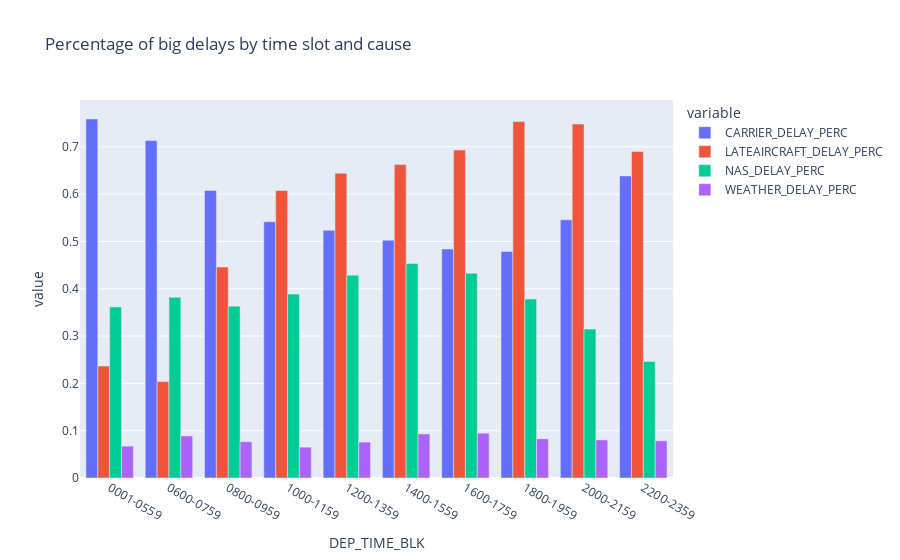

Write notebook code for a chart like this one.
### Code cell
time_la_delay = df.groupby(['DEP_TIME_BLK','SIZE_DELAY']) \
        .LATE_AIRCRAFT_DELAY.value_counts(normalize=True).rename('LATEAIRCRAFT_DELAY_PERC') \
        .reset_index() \
        .query("LATE_AIRCRAFT_DELAY == 1").drop(columns='LATE_AIRCRAFT_DELAY') \
        .query("SIZE_DELAY == 'BIG_DELAY'")

time_carrier_delay = df.groupby(['DEP_TIME_BLK','SIZE_DELAY']) \
        .CARRIER_DELAY.value_counts(normalize=True).rename('CARRIER_DELAY_PERC') \
        .reset_index() \
        .query("CARRIER_DELAY == 1").drop(columns='CARRIER_DELAY') \
        .query("SIZE_DELAY == 'BIG_DELAY'")

time_nas_delay = df.groupby(['DEP_TIME_BLK','SIZE_DELAY']) \
        .NAS_DELAY.value_counts(normalize=True).rename('NAS_DELAY_PERC') \
        .reset_index() \
        .query("NAS_DELAY == 1").drop(columns='NAS_DELAY') \
        .query("SIZE_DELAY == 'BIG_DELAY'")
        
time_weather_delay = df.groupby(['DEP_TIME_BLK','SIZE_DELAY']) \
        .WEATHER_DELAY.value_counts(normalize=True).rename('WEATHER_DELAY_PERC') \
        .reset_index() \
        .query("WEATHER_DELAY == 1").drop(columns='WEATHER_DELAY') \
        .query("SIZE_DELAY == 'BIG_DELAY'")

time_concurrent_flights = df.groupby(['DEP_TIME_BLK']).CONCURRENT_FLIGHTS.mean().reset_index()

# plot 

fig = px.bar(
    time_carrier_delay.merge(time_la_delay, how='inner').merge(time_nas_delay, how='inner').merge(time_weather_delay), 
    x="DEP_TIME_BLK", y=["CARRIER_DELAY_PERC", "LATEAIRCRAFT_DELAY_PERC", 'NAS_DELAY_PERC', 'WEATHER_DELAY_PERC'], 
    title="Percentage of big delays by time slot and cause")
    
fig.update_layout(barmode='group')

### Figure 1 — Plotly figure (JSON) as saved in the notebook; plotly's stock layout.template omitted (floating-point values rounded to 4 significant figures)
{"data": [{"alignmentgroup": "True", "hovertemplate": "variable=CARRIER_DELAY_PERC<br>DEP_TIME_BLK=%{x}<br>value=%{y}<extra></extra>", "legendgroup": "CARRIER_DELAY_PERC", "marker": {"color": "#636efa", "pattern": {"shape": ""}}, "name": "CARRIER_DELAY_PERC", "offsetgroup": "CARRIER_DELAY_PERC", "orientation": "v", "showlegend": true, "textposition": "auto", "type": "bar", "x": ["0001-0559", "0600-0759", "0800-0959", "1000-1159", "1200-1359", "1400-1559", "1600-1759", "1800-1959", "2000-2159", "2200-2359"], "xaxis": "x", "y": [0.7591, 0.7131, 0.608, 0.5419, 0.5236, 0.5026, 0.484, 0.479, 0.5456, 0.6385], "yaxis": "y"}, {"alignmentgroup": "True", "hovertemplate": "variable=LATEAIRCRAFT_DELAY_PERC<br>DEP_TIME_BLK=%{x}<br>value=%{y}<extra></extra>", "legendgroup": "LATEAIRCRAFT_DELAY_PERC", "marker": {"color": "#EF553B", "pattern": {"shape": ""}}, "name": "LATEAIRCRAFT_DELAY_PERC", "offsetgroup": "LATEAIRCRAFT_DELAY_PERC", "orientation": "v", "showlegend": true, "textposition": "auto", "type": "bar", "x": ["0001-0559", "0600-0759", "0800-0959", "1000-1159", "1200-1359", "1400-1559", "1600-1759", "1800-1959", "2000-2159", "2200-2359"], "xaxis": "x", "y": [0.2367, 0.2037, 0.4459, 0.6076, 0.6443, 0.6624, 0.6932, 0.7534, 0.7482, 0.6902], "yaxis": "y"}, {"alignmentgroup": "True", "hovertemplate": "variable=NAS_DELAY_PERC<br>DEP_TIME_BLK=%{x}<br>value=%{y}<extra></extra>", "legendgroup": "NAS_DELAY_PERC", "marker": {"color": "#00cc96", "pattern": {"shape": ""}}, "name": "NAS_DELAY_PERC", "offsetgroup": "NAS_DELAY_PERC", "orientation": "v", "showlegend": true, "textposition": "auto", "type": "bar", "x": ["0001-0559", "0600-0759", "0800-0959", "1000-1159", "1200-1359", "1400-1559", "1600-1759", "1800-1959", "2000-2159", "2200-2359"], "xaxis": "x", "y": [0.3615, 0.382, 0.3632, 0.3888, 0.4287, 0.4535, 0.4328, 0.3784, 0.3147, 0.2465], "yaxis": "y"}, {"alignmentgroup": "True", "hovertemplate": "variable=WEATHER_DELAY_PERC<br>DEP_TIME_BLK=%{x}<br>value=%{y}<extra></extra>", "legendgroup": "WEATHER_DELAY_PERC", "marker": {"color": "#ab63fa", "pattern": {"shape": ""}}, "name": "WEATHER_DELAY_PERC", "offsetgroup": "WEATHER_DELAY_PERC", "orientation": "v", "showlegend": true, "textposition": "auto", "type": "bar", "x": ["0001-0559", "0600-0759", "0800-0959", "1000-1159", "1200-1359", "1400-1559", "1600-1759", "1800-1959", "2000-2159", "2200-2359"], "xaxis": "x", "y": [0.06742, 0.08894, 0.07667, 0.06523, 0.07594, 0.09318, 0.09481, 0.08289, 0.08046, 0.07862], "yaxis": "y"}], "layout": {"barmode": "group", "legend": {"title": {"text": "variable"}, "tracegroupgap": 0}, "title": {"text": "Percentage of big delays by time slot and cause"}, "xaxis": {"anchor": "y", "domain": [0, 1], "title": {"text": "DEP_TIME_BLK"}}, "yaxis": {"anchor": "x", "domain": [0, 1], "title": {"text": "value"}}}}
